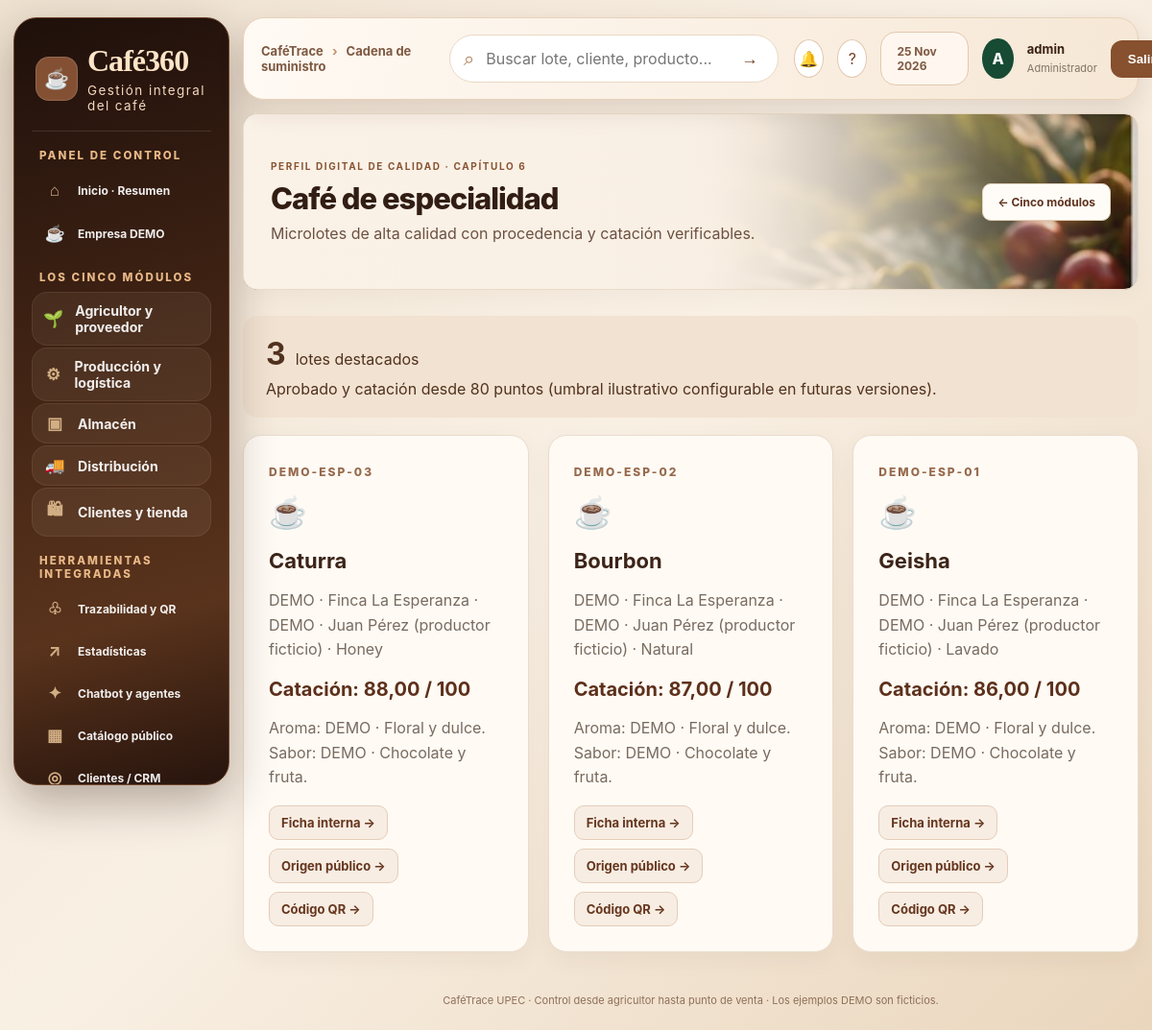
/cafe-especial/ (signed in), run on the app's committed database.
### trazabilidad/models.py (models this page shows, shortened)
class Lote(models.Model):
    METODOS = [
        ("Lavado", "Lavado"),
        ("Honey", "Honey"),
        ("Natural", "Natural"),
        ("Anaeróbico", "Anaeróbico"),
    ]
    ESTADOS = [
        ("En proceso", "En proceso"),
        ("Aprobado", "Aprobado"),
        ("Rechazado", "Rechazado"),
    ]
    codigo = models.CharField(max_length=30, unique=True, editable=False)
    productor = models.ForeignKey(Productor, on_delete=models.PROTECT, related_name="lotes")
    finca = models.ForeignKey(Finca, on_delete=models.PROTECT, related_name="lotes")
    variedad = models.CharField(max_length=100)
    fecha_cosecha = models.DateField()
    cantidad_kg = models.DecimalField(max_digits=10, decimal_places=2)
    metodo_proceso = models.CharField(max_length=30, choices=METODOS, default="Lavado")
    fecha_ingreso = models.DateField(default=timezone.now)
    humedad = models.DecimalField(max_digits=5, decimal_places=2, null=True, blank=True)
    temperatura_secado = models.DecimalField(max_digits=5, decimal_places=2, null=True, blank=True)
    tiempo_fermentacion_horas = models.DecimalField(max_digits=6, decimal_places=2, null=True, blank=True)
    estado = models.CharField(max_length=30, choices=ESTADOS, default="En proceso")
    notas = models.TextField(blank=True)
    creado = models.DateTimeField(auto_now_add=True)
    class Meta:
        ordering = ["-creado"]

class Finca(models.Model):
    productor = models.ForeignKey(Productor, on_delete=models.CASCADE, related_name="fincas")
    nombre = models.CharField(max_length=150)
    parroquia = models.CharField(max_length=100, blank=True)
    canton = models.CharField(max_length=100, blank=True)
    provincia = models.CharField(max_length=100, default="Carchi")
    altura_msnm = models.PositiveIntegerField(null=True, blank=True)
    variedad_principal = models.CharField(max_length=100, blank=True)
    class Meta:
        ordering = ["nombre"]

class Productor(models.Model):
    nombre = models.CharField(max_length=150)
    identificacion = models.CharField(max_length=30, blank=True)
    telefono = models.CharField(max_length=30, blank=True)
    comunidad = models.CharField(max_length=150, blank=True)
    class Meta:
        ordering = ["nombre"]

class ControlCalidad(models.Model):
    lote = models.OneToOneField(Lote, on_delete=models.CASCADE, related_name="calidad")
    fecha_catacion = models.DateField(default=timezone.now)
    puntaje = models.DecimalField(max_digits=4, decimal_places=2, null=True, blank=True)
    defectos = models.PositiveIntegerField(default=0)
    aroma = models.CharField(max_length=200, blank=True)
    sabor = models.CharField(max_length=200, blank=True)
    estado = models.CharField(max_length=30, choices=[
        ("Aprobado", "Aprobado"),
        ("Rechazado", "Rechazado"),
        ("Pendiente", "Pendiente"),
    ], default="Pendiente")
    observaciones = models.TextField(blank=True)

### trazabilidad/views.py (the view)
# urls.py: path("cafe-especial/", views.cafe_especial, name="cafe_especial"),
@login_required
def cafe_especial(request):
    lotes = (Lote.objects.select_related('productor', 'finca', 'calidad')
             .filter(estado='Aprobado', calidad__estado='Aprobado', calidad__puntaje__gte=80)
             .order_by('-calidad__puntaje', '-creado'))
    return render(request, 'modulos/especial.html', {
        'lotes': lotes[:200], 'total': lotes.count(),
        'criterio': 'Aprobado y catación desde 80 puntos (umbral ilustrativo configurable en futuras versiones).',
    })

### trazabilidad/permissions.py (called while the page is built)
def roles_for(user):
    if not user.is_authenticated:
        return set()
    if user.is_superuser:
        return set(ROLE_NAMES)
    return set(user.groups.filter(name__in=ROLE_NAMES).values_list("name", flat=True))

### templates/modulos/especial.html (shortened to what this page needs)
{% extends "base.html" %}
{% block content %}
<div class="dashboard-intro"><div><div class="dashboard-eyebrow">PERFIL DIGITAL DE CALIDAD · CAPÍTULO 6</div><h1>Café de especialidad</h1><p>Microlotes de alta calidad con procedencia y catación verificables.</p></div><div class="heading-buttons"><a class="outline-button" href="{% url 'cinco_modulos' %}">← Cinco módulos</a></div></div>
<div class="special-banner"><strong>{{ total }}</strong><span>lotes destacados</span><p>{{ criterio }}</p></div>
<div class="five-grid">
{% for lote in lotes %}<article class="five-card"><span class="five-number">{{ lote.codigo }}</span><span class="five-emoji">☕</span><h2>{{ lote.variedad }}</h2><p>{{ lote.finca.nombre }} · {{ lote.productor.nombre }} · {{ lote.metodo_proceso }}</p><strong>Catación: {{ lote.calidad.puntaje }} / 100</strong><p>Aroma: {{ lote.calidad.aroma|default:"Sin registrar" }}. Sabor: {{ lote.calidad.sabor|default:"Sin registrar" }}.</p><div class="five-links"><a href="{% url 'detalle_lote' lote.id %}">Ficha interna →</a><a href="{% url 'trazabilidad_publica' lote.id %}" target="_blank" rel="noopener">Origen público →</a><a href="{% url 'qr_lote' lote.id %}" target="_blank" rel="noopener">Código QR →</a></div></article>{% empty %}<article class="five-card"><h2>Sin lotes especiales</h2><p>Registra un lote, una catación y aprueba su calidad para verlo aquí. También puedes cargar el conjunto DEMO.</p></article>{% endfor %}
</div>
{% endblock %}

### templates/base.html (shortened to what this page needs)
{% load static %}
<!DOCTYPE html><html lang="es"><head><meta charset="utf-8"><meta name="viewport" content="width=device-width,initial-scale=1"><title>{% block title %}CaféTrace · Cadena del café{% endblock %}</title>
<link rel="stylesheet" href="{% static 'css/style.css' %}"><link rel="stylesheet" href="{% static 'css/dashboard-pro.css' %}"><link rel="stylesheet" href="{% static 'css/cadena-2026.css' %}"><link rel="stylesheet" href="{% static 'css/cafe-experiencia.css' %}"><link rel="stylesheet" href="{% static 'css/tienda-premium.css' %}"><link rel="stylesheet" href="{% static 'css/cafe360-ui.css' %}">{% block extra_head %}{% endblock %}</head>
<body class="mrp-app {% if user.is_superuser %}mrp-admin{% else %}mrp-operator{% endif %}"><div class="mrp-shell">
{% if user.is_superuser %}<aside id="mrp-sidebar" class="mrp-sidebar"><a href="{% url 'inicio' %}" class="mrp-brand"><span class="mrp-brandicon">☕</span><span><strong>Café360</strong><small>Gestión integral del café</small></span></a>
<div class="mrp-side-title">PANEL DE CONTROL</div>
<a class="mrp-menu-link" href="{% url 'inicio' %}"><span>⌂</span> Inicio · Resumen</a>
<a class="mrp-menu-link" href="{% url 'cadena_empresa_demo' %}"><span>☕</span> Empresa DEMO</a>
<div class="mrp-side-title">LOS CINCO MÓDULOS</div>
<a class="mrp-menu-link c360-primary-module" href="{% url 'cadena_area' 'proveedor' %}"><span>🌱</span> Agricultor y proveedor</a>
<a class="mrp-menu-link c360-primary-module" href="{% url 'cadena_area' 'produccion' %}"><span>⚙</span> Producción y logística</a>
<a class="mrp-menu-link c360-primary-module" href="{% url 'cadena_area' 'almacen' %}"><span>▣</span> Almacén</a>
<a class="mrp-menu-link c360-primary-module" href="{% url 'cadena_area' 'distribucion' %}"><span>🚚</span> Distribución</a>
<a class="mrp-menu-link c360-primary-module" href="{% url 'cadena_area' 'tienda' %}"><span>🛍</span> Clientes y tienda</a>
<div class="mrp-side-title">HERRAMIENTAS INTEGRADAS</div>
<a class="mrp-menu-link" href="{% url 'lista_lotes' %}"><span>♧</span> Trazabilidad y QR</a>
<a class="mrp-menu-link" href="{% url 'cadena_estadisticas' %}"><span>↗</span> Estadísticas</a>
<a class="mrp-menu-link" href="{% url 'cadena_herramientas' %}"><span>✦</span> Chatbot y agentes</a>
<a class="mrp-menu-link" href="{% url 'catalogo_publico' %}"><span>▦</span> Catálogo público</a>
<a class="mrp-menu-link" href="{% url 'cadena_puntos' %}"><span>◎</span> Clientes / CRM</a>
<div class="mrp-sidebar-bottom"><span>●</span> Aplicativo conectado a una empresa simulada<br><small>Catálogo, QR, analítica, trazabilidad y áreas operativas integradas.</small></div></aside>{% endif %}
<div class="mrp-main"><header class="mrp-topbar">{% if user.is_superuser %}<button class="mrp-mobile" type="button" onclick="document.getElementById('mrp-sidebar').classList.toggle('mrp-open')" aria-label="Abrir menú">☰</button>{% else %}<a class="operator-brand" href="{% url 'inicio' %}">☕ CaféTrace <span>· Mi área de trabajo</span></a>{% endif %}<div class="mrp-breadcrumb">CaféTrace <span>›</span> {% block breadcrumb %}Cadena de suministro{% endblock %}</div><form class="c360-search" action="{% url 'lista_lotes' %}" method="get"><input type="text" name="q" placeholder="Buscar lote, cliente, producto..."><button type="submit">→</button></form><div class="mrp-top-right"><a class="c360-icon-btn" href="{% url 'alertas' %}" title="Alertas">🔔</a><a class="c360-icon-btn" href="{% url 'cadena_herramientas' %}" title="Asistente">?</a><span class="mrp-top-date">{% now 'd M Y' %}</span><span class="mrp-avatar">{{ user.first_name|default:user.username|first|upper }}</span><span class="mrp-user"><b>{{ user.get_full_name|default:user.username }}</b><small>{% if user.is_superuser %}Administrador{% else %}{% for g in user.groups.all %}{{ g.name }}{% if not forloop.last %} · {% endif %}{% empty %}Operador{% endfor %}{% endif %}</small></span><form method="post" action="{% url 'logout' %}">{% csrf_token %}<button type="submit" class="mrp-exit">Salir</button></form></div></header>
<main class="mrp-content">{% block content %}{% endblock %}</main><footer class="mrp-footer">CaféTrace UPEC · Control desde agricultor hasta punto de venta · Los ejemplos DEMO son ficticios.</footer></div></div>
<script>document.querySelectorAll('.mrp-menu-link').forEach(a=>{if(a.pathname===location.pathname)a.classList.add('is-active')})</script>{% block extra_js %}{% endblock %}</body></html>

### static/css/style.css (style rules this page uses)
* { box-sizing:border-box }
body { margin:0;font-family:Arial,Helvetica,sans-serif;background:#f6f4ef;color:#29251f }
footer { text-align:center;padding:30px;color:#777;font-size:13px }
body { background:#f7f5f0;color:#26352c }

### static/css/dashboard-pro.css (style rules this page uses)
:root { --brand:#427f48;--deep:#203a2c;--muted:#7a8880;--line:#e8eee9;--bg:#f8faf8;--card:#fff }
* { box-sizing:border-box }
a { color:inherit }
.dashboard-intro { display:flex;justify-content:space-between;align-items:center;gap:18px;margin-bottom:27px }
.dashboard-eyebrow { font-weight:750;color:#4e9e64;letter-spacing:1.8px;font-size:10px;margin-bottom:9px }
.dashboard-intro h1 { font-size:31px;letter-spacing:-1px;margin:0 0 8px;font-weight:760 }
.dashboard-intro p { margin:0;color:#87988b }
.heading-buttons { display:flex;gap:9px;flex-wrap:wrap }
.outline-button,.primary-button { padding:11px 15px;border-radius:9px;font-size:12px;text-decoration:none;font-weight:700 }
.outline-button { background:white;border:1px solid #dfe8df;color:#3b7050 }
:root { --brand:#774424;--deep:#331d14;--muted:#8b7769;--line:#eadfd2;--bg:#fbf7f1;--card:#fffdfb }
.dashboard-intro { min-height:184px;position:relative;overflow:hidden;background:linear-gradient(90deg,rgba(250,241,230,.98) 0%,rgba(248,235,218,.94) 52%,rgba(64,37,20,.18) 100%),url('../img/cafetal-banner.webp') center right / cover no-repeat!important;border:1px solid #eadbc9;border-radius:15px;padding:26px 28px!important;box-shadow:0 4px 24px #3a1e0b0a }
.dashboard-intro:before { content:'';position:absolute;inset:0;background:linear-gradient(90deg,#faf1e7 0%,rgba(250,241,231,.90) 50%,transparent 83%);pointer-events:none }
.dashboard-intro>* { position:relative;z-index:1 }
.dashboard-eyebrow { color:#885331!important;letter-spacing:1.6px }
.dashboard-intro h1 { color:#321d13;font-weight:830;letter-spacing:-1px }
.dashboard-intro p { color:#6c5142 }
.outline-button { background:#fffcf7!important;color:#5f3420!important;border:1px solid #e3cfb8!important;box-shadow:0 1px 5px #4c280b0a }
.five-grid { display:grid;grid-template-columns:repeat(auto-fit,minmax(290px,1fr));gap:20px;margin-bottom:25px }
.five-card { background:#fffaf4;border:1px solid #eadccd;border-radius:19px;padding:26px;box-shadow:0 8px 25px rgba(65,35,17,.05);transition:transform .2s,box-shadow .2s }
.five-number { font-size:12px;color:#96694c;letter-spacing:2px;font-weight:800 }
.five-emoji { display:block;font-size:32px;margin:14px 0 }
.five-card h2 { font-size:22px;color:#3c2418;margin-bottom:10px }
.five-card p { line-height:1.6;color:#786b60 }
.five-card strong { display:block;color:#5d301b;font-size:20px;margin:15px 0 }
.five-links { display:flex;flex-wrap:wrap;gap:9px }
.five-links a { font-size:13px;font-weight:750;color:#66361e;text-decoration:none;border:1px solid #e4cdb9;border-radius:10px;padding:9px 12px;background:#f7ede3 }
.special-banner { padding:20px 24px;background:#f2e2d1;border-radius:15px;margin-bottom:18px;color:#51321e }
.special-banner strong { font-size:32px;margin-right:10px }
.special-banner p { margin:7px 0 0 }

### static/css/cafe-experiencia.css (style rules this page uses)
html { scroll-behavior:smooth }
.mrp-admin .mrp-content { max-width:1760px }

### data on the page
Lote: codigo "DEMO-ESP-03", variedad "Caturra", finca.nombre "DEMO · Finca La Esperanza", productor.nombre "DEMO · Juan Pérez (productor ficticio)", metodo_proceso "Honey", calidad.puntaje "88,00", calidad.aroma "DEMO · Floral y dulce", calidad.sabor "DEMO · Chocolate y fruta"
Lote: codigo "DEMO-ESP-02", variedad "Bourbon", finca.nombre "DEMO · Finca La Esperanza", productor.nombre "DEMO · Juan Pérez (productor ficticio)", metodo_proceso "Natural", calidad.puntaje "87,00", calidad.aroma "DEMO · Floral y dulce", calidad.sabor "DEMO · Chocolate y fruta"
Lote: codigo "DEMO-ESP-01", variedad "Geisha", finca.nombre "DEMO · Finca La Esperanza", productor.nombre "DEMO · Juan Pérez (productor ficticio)", metodo_proceso "Lavado", calidad.puntaje "86,00", calidad.aroma "DEMO · Floral y dulce", calidad.sabor "DEMO · Chocolate y fruta"

### other printed values
{{ user.first_name|default:user.username|first|upper }} "A"
{{ user.get_full_name|default:user.username }} "admin"
{{ total }} "3"
{{ criterio }} "Aprobado y catación desde 80 puntos (umbral ilustrativo configurable en futuras versiones)."
